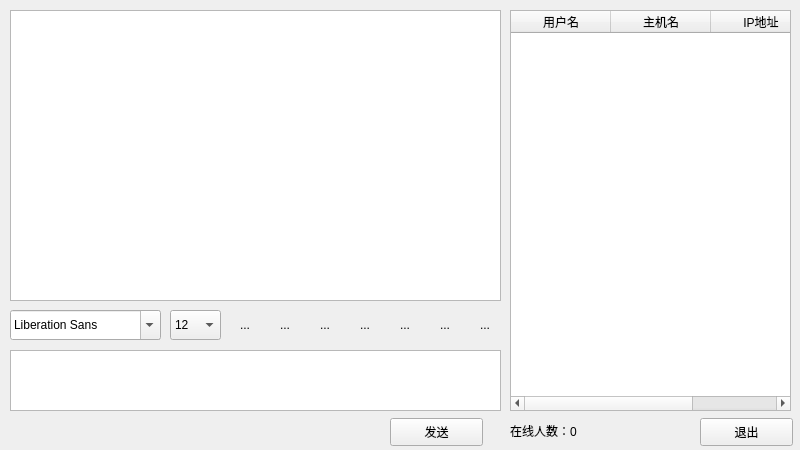
<?xml version="1.0" encoding="UTF-8"?>
<ui version="4.0">
 <class>Widget</class>
 <widget class="QWidget" name="Widget">
  <property name="geometry">
   <rect>
    <x>0</x>
    <y>0</y>
    <width>800</width>
    <height>450</height>
   </rect>
  </property>
  <property name="windowTitle">
   <string>Widget</string>
  </property>
  <widget class="QTextBrowser" name="messageBrowser">
   <property name="geometry">
    <rect>
     <x>10</x>
     <y>10</y>
     <width>491</width>
     <height>291</height>
    </rect>
   </property>
  </widget>
  <widget class="QFontComboBox" name="fontComboBox">
   <property name="geometry">
    <rect>
     <x>10</x>
     <y>310</y>
     <width>151</width>
     <height>30</height>
    </rect>
   </property>
  </widget>
  <widget class="QComboBox" name="sizeComboBox">
   <property name="geometry">
    <rect>
     <x>170</x>
     <y>310</y>
     <width>51</width>
     <height>30</height>
    </rect>
   </property>
   <property name="currentIndex">
    <number>3</number>
   </property>
   <item>
    <property name="text">
     <string>9</string>
    </property>
   </item>
   <item>
    <property name="text">
     <string>10</string>
    </property>
   </item>
   <item>
    <property name="text">
     <string>11</string>
    </property>
   </item>
   <item>
    <property name="text">
     <string>12</string>
    </property>
   </item>
   <item>
    <property name="text">
     <string>13</string>
    </property>
   </item>
   <item>
    <property name="text">
     <string>14</string>
    </property>
   </item>
   <item>
    <property name="text">
     <string>15</string>
    </property>
   </item>
   <item>
    <property name="text">
     <string>16</string>
    </property>
   </item>
   <item>
    <property name="text">
     <string>17</string>
    </property>
   </item>
   <item>
    <property name="text">
     <string>18</string>
    </property>
   </item>
   <item>
    <property name="text">
     <string>19</string>
    </property>
   </item>
   <item>
    <property name="text">
     <string>20</string>
    </property>
   </item>
   <item>
    <property name="text">
     <string>21</string>
    </property>
   </item>
   <item>
    <property name="text">
     <string>22</string>
    </property>
   </item>
  </widget>
  <widget class="QToolButton" name="boldToolButton">
   <property name="geometry">
    <rect>
     <x>230</x>
     <y>310</y>
     <width>30</width>
     <height>30</height>
    </rect>
   </property>
   <property name="toolTip">
    <string>加粗</string>
   </property>
   <property name="text">
    <string>...</string>
   </property>
   <property name="icon">
    <iconset resource="images.qrc">
     <normaloff>:/images/bold.png</normaloff>:/images/bold.png</iconset>
   </property>
   <property name="iconSize">
    <size>
     <width>22</width>
     <height>22</height>
    </size>
   </property>
   <property name="checkable">
    <bool>true</bool>
   </property>
   <property name="autoRaise">
    <bool>true</bool>
   </property>
  </widget>
  <widget class="QToolButton" name="italicToolButton">
   <property name="geometry">
    <rect>
     <x>270</x>
     <y>310</y>
     <width>30</width>
     <height>30</height>
    </rect>
   </property>
   <property name="toolTip">
    <string>倾斜</string>
   </property>
   <property name="text">
    <string>...</string>
   </property>
   <property name="icon">
    <iconset resource="images.qrc">
     <normaloff>:/images/italic.png</normaloff>:/images/italic.png</iconset>
   </property>
   <property name="iconSize">
    <size>
     <width>22</width>
     <height>22</height>
    </size>
   </property>
   <property name="checkable">
    <bool>true</bool>
   </property>
   <property name="autoRaise">
    <bool>true</bool>
   </property>
  </widget>
  <widget class="QToolButton" name="underlineToolButton">
   <property name="geometry">
    <rect>
     <x>310</x>
     <y>310</y>
     <width>30</width>
     <height>30</height>
    </rect>
   </property>
   <property name="toolTip">
    <string>下划线</string>
   </property>
   <property name="text">
    <string>...</string>
   </property>
   <property name="icon">
    <iconset resource="images.qrc">
     <normaloff>:/images/under.png</normaloff>:/images/under.png</iconset>
   </property>
   <property name="iconSize">
    <size>
     <width>22</width>
     <height>22</height>
    </size>
   </property>
   <property name="checkable">
    <bool>true</bool>
   </property>
   <property name="autoRaise">
    <bool>true</bool>
   </property>
  </widget>
  <widget class="QToolButton" name="colorToolButton">
   <property name="geometry">
    <rect>
     <x>350</x>
     <y>310</y>
     <width>30</width>
     <height>30</height>
    </rect>
   </property>
   <property name="toolTip">
    <string>字体颜色</string>
   </property>
   <property name="text">
    <string>...</string>
   </property>
   <property name="icon">
    <iconset resource="images.qrc">
     <normaloff>:/images/color.png</normaloff>:/images/color.png</iconset>
   </property>
   <property name="iconSize">
    <size>
     <width>22</width>
     <height>22</height>
    </size>
   </property>
   <property name="checkable">
    <bool>false</bool>
   </property>
   <property name="autoRaise">
    <bool>true</bool>
   </property>
  </widget>
  <widget class="QToolButton" name="sendToolButton">
   <property name="geometry">
    <rect>
     <x>390</x>
     <y>310</y>
     <width>30</width>
     <height>30</height>
    </rect>
   </property>
   <property name="toolTip">
    <string>传输文件</string>
   </property>
   <property name="text">
    <string>...</string>
   </property>
   <property name="icon">
    <iconset resource="images.qrc">
     <normaloff>:/images/send.png</normaloff>:/images/send.png</iconset>
   </property>
   <property name="iconSize">
    <size>
     <width>22</width>
     <height>22</height>
    </size>
   </property>
   <property name="checkable">
    <bool>false</bool>
   </property>
   <property name="autoRaise">
    <bool>true</bool>
   </property>
  </widget>
  <widget class="QToolButton" name="saveToolButton">
   <property name="geometry">
    <rect>
     <x>430</x>
     <y>310</y>
     <width>30</width>
     <height>30</height>
    </rect>
   </property>
   <property name="toolTip">
    <string>保存聊天记录</string>
   </property>
   <property name="text">
    <string>...</string>
   </property>
   <property name="icon">
    <iconset resource="images.qrc">
     <normaloff>:/images/save.png</normaloff>:/images/save.png</iconset>
   </property>
   <property name="iconSize">
    <size>
     <width>22</width>
     <height>22</height>
    </size>
   </property>
   <property name="checkable">
    <bool>false</bool>
   </property>
   <property name="autoRaise">
    <bool>true</bool>
   </property>
  </widget>
  <widget class="QToolButton" name="clearToolButton">
   <property name="geometry">
    <rect>
     <x>470</x>
     <y>310</y>
     <width>30</width>
     <height>30</height>
    </rect>
   </property>
   <property name="toolTip">
    <string>清空聊天记录</string>
   </property>
   <property name="text">
    <string>...</string>
   </property>
   <property name="icon">
    <iconset resource="images.qrc">
     <normaloff>:/images/clear.png</normaloff>:/images/clear.png</iconset>
   </property>
   <property name="iconSize">
    <size>
     <width>22</width>
     <height>22</height>
    </size>
   </property>
   <property name="checkable">
    <bool>false</bool>
   </property>
   <property name="autoRaise">
    <bool>true</bool>
   </property>
  </widget>
  <widget class="QTextEdit" name="messageTextEdit">
   <property name="geometry">
    <rect>
     <x>10</x>
     <y>350</y>
     <width>491</width>
     <height>61</height>
    </rect>
   </property>
  </widget>
  <widget class="QTableWidget" name="userTableWidget">
   <property name="geometry">
    <rect>
     <x>510</x>
     <y>10</y>
     <width>281</width>
     <height>401</height>
    </rect>
   </property>
   <property name="selectionMode">
    <enum>QAbstractItemView::SingleSelection</enum>
   </property>
   <property name="selectionBehavior">
    <enum>QAbstractItemView::SelectRows</enum>
   </property>
   <property name="showGrid">
    <bool>false</bool>
   </property>
   <column>
    <property name="text">
     <string>用户名</string>
    </property>
   </column>
   <column>
    <property name="text">
     <string>主机名</string>
    </property>
   </column>
   <column>
    <property name="text">
     <string>IP地址</string>
    </property>
   </column>
  </widget>
  <widget class="QPushButton" name="sendButton">
   <property name="geometry">
    <rect>
     <x>390</x>
     <y>418</y>
     <width>93</width>
     <height>28</height>
    </rect>
   </property>
   <property name="text">
    <string>发送</string>
   </property>
  </widget>
  <widget class="QPushButton" name="exitButton">
   <property name="geometry">
    <rect>
     <x>700</x>
     <y>418</y>
     <width>93</width>
     <height>28</height>
    </rect>
   </property>
   <property name="text">
    <string>退出</string>
   </property>
  </widget>
  <widget class="QLabel" name="userNumLabel">
   <property name="geometry">
    <rect>
     <x>510</x>
     <y>420</y>
     <width>121</width>
     <height>21</height>
    </rect>
   </property>
   <property name="text">
    <string>在线人数：0</string>
   </property>
  </widget>
 </widget>
 <resources>
  <include location="images.qrc"/>
 </resources>
 <connections/>
</ui>
